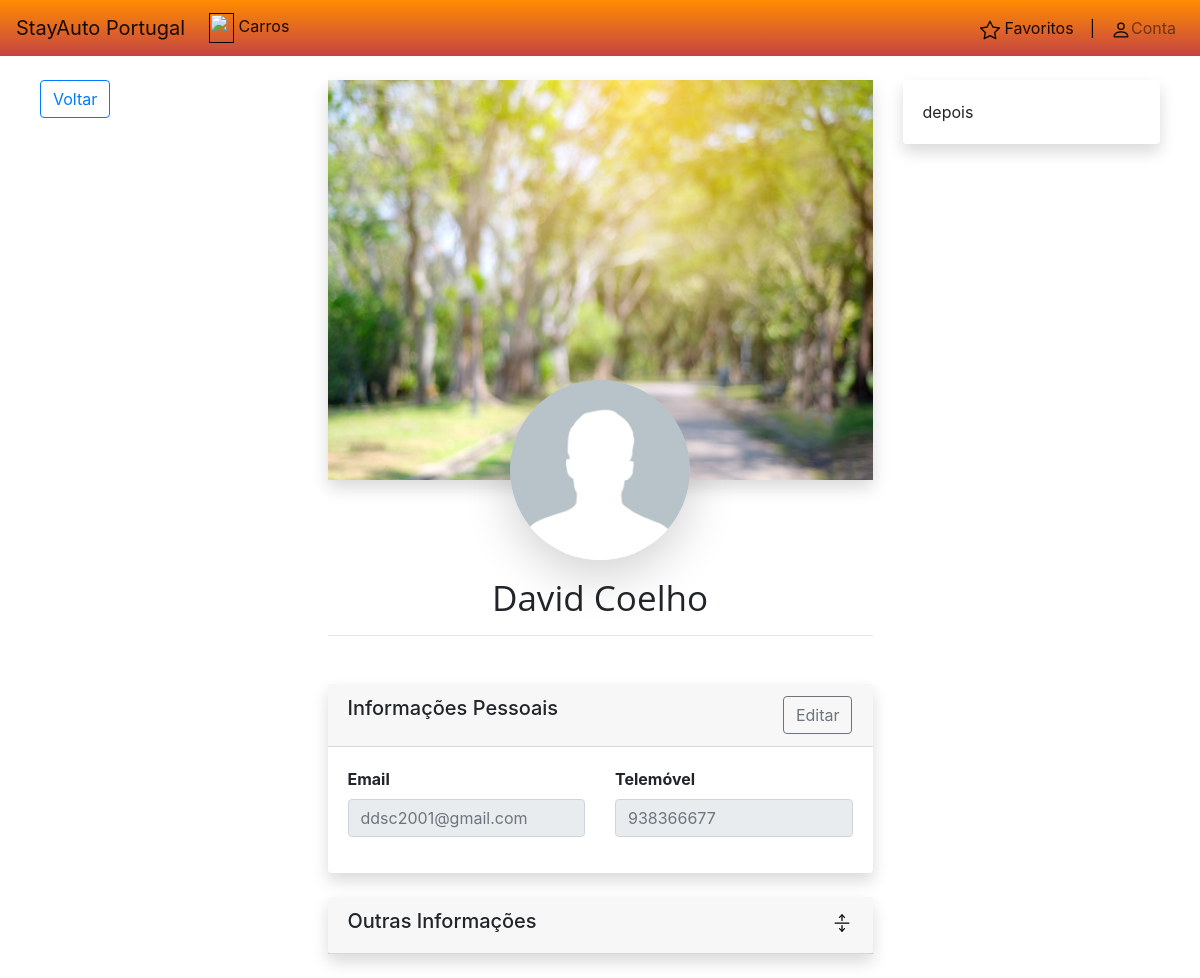
/User/Profile.php?id=1, run on an earlier commit of the app's database.
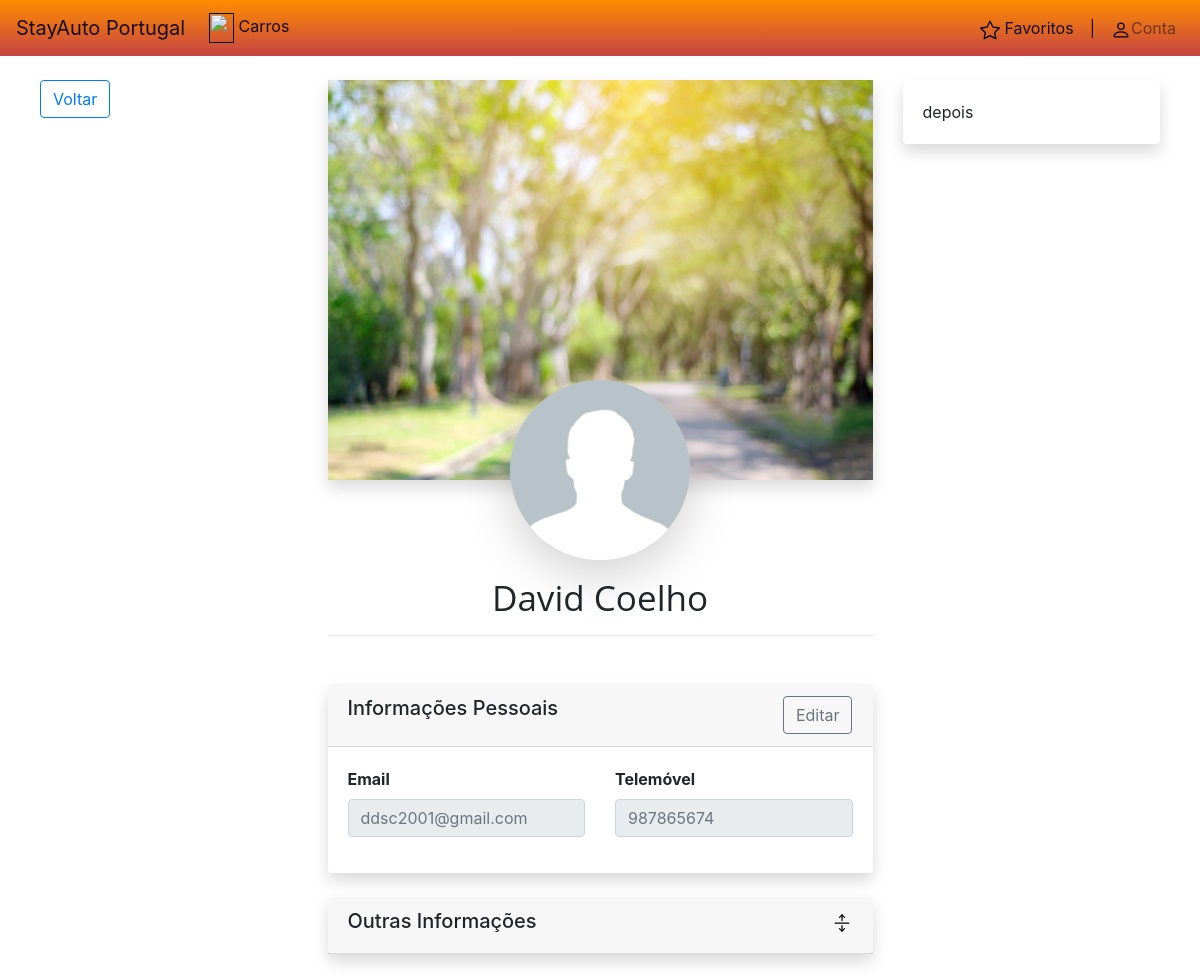
And on a later commit of the database.
### tables this page shows
CREATE TABLE `users` (
  `User_Id` int(11) NOT NULL,
  `Name` varchar(50) NOT NULL,
  `Email` varchar(90) NOT NULL,
  `Phone` varchar(10) NOT NULL,
  `Profile` int(11) NOT NULL,
  `Password` varchar(64) NOT NULL,
  `createdAccount` datetime NOT NULL DEFAULT CURRENT_TIMESTAMP,
  `updateAccount` datetime DEFAULT NULL ON UPDATE CURRENT_TIMESTAMP
);

### assets/user_info.php (called while the page is built, shortened)
<?php
function returnUser($id, $con)
{
    if (isset($id)) {
        $sql = "SELECT * FROM Users WHERE User_Id = '$id'";
        $Result = $con->query($sql);
        if ($Result->num_rows == 1) {
            if ($row = $Result->fetch_array()) {
                return $row;
            }
        } else {
            return null;
        }
    } else {
        return null;
    }
}

### User/Profile.php (the view, shortened to what this page needs)
<?php
include_once("../assets/user_info.php");
include_once("../Public/Config.php");
$row = null;
if ($_SERVER["REQUEST_METHOD"] == "GET") {
    if (isset($_GET['id'])) {
        $id = $_GET['id'];
        $row = returnUser($id, $con);
    } else {
        $id = $_SESSION['Id'];
        $row = returnUser($id, $con);
    }
}
include("../includes/header.php");
include("../includes/menu.php");
?>
    <div class="container-fluid">
        <div class="row">
            <div class="col-md-3">
                <a class="btn btn-outline-primary mt-4" href="<?phP echo ROOT_PATH ?>User_Admin/Index_Users.php" id="BTN_Back" style="display:none;">Voltar</a>
            </div>
            <div class="col-md-6">
                <img class="text-center Img_Banner shadow mt-4" src="../Public/Images/User_Banners/defult_profile_banner.jpg" />
                <div class="div-overlay">
                </div>
                <div class="text-center mb-5">
                    <h1 class="Header"><?php echo $row["Name"] ?></h1>
                    <hr style="width: 100%;" />
                </div>
                <div class="card shadow mb-4">
                    <div class="card-header">
                        <div class="row">
                            <div class="col-md-8 col-sm-7">
                                <h5>Informações Pessoais</h5>
                            </div>
                            <div class="col-md-3 col-sm-3">
                            </div>
                            <div class="col-md-1 col-sm-2">
                                <button class="btn btn-outline-secondary float-right" id="BTN_Edit" onclick="Edit()">Editar</button>
                            </div>
                        </div>
                    </div>
                    <div class="card-body">
                        <div class="row">
                            <div class="col-md col-sm">
                                <div class="form-group">
                                    <label for="email"><strong>Email</strong></label>
                                    <input class="form-control" type="email" placeholder="<?php echo $row["Email"] ?>" name="email" disabled id="IE">
                                </div>
                            </div>
                            <div class="col-md col-sm">
                                <div class="form-group">
                                    <label for="phone"><strong>Telemóvel</strong></label>
                                    <input class="form-control" type="text" placeholder="<?php echo $row["Phone"] ?>" name="phone" disabled id="IP">
                                </div>
                            </div>
                        </div>
                    </div>
                </div>
                <div class="card shadow mb-4">
                    <div class="card-header">
                        <div class="row">
                            <div class="col-md-10 col-sm-10">
                                <h5>Outras Informações</h5>
                            </div>
                            <div class="col-md-2 col-sm-2 text-right">
                                <a type="button" onclick="MoreInfo()"><img src="<?php echo ROOT_PATH ?>Icons/arrows-Expand.svg" style="width: 20px; height: 20px" id="IMG_CBMI"></a>
                            </div>
                        </div>
                    </div>
                </div>
            </div>
            <div class="col-md-3">
                <div class="card shadow mt-4">
                    <div class="card-body">
                        depois
                    </div>
                </div>
            </div>
        </div>
    </div>
    <?php include("../Includes/footer.php")?>

What changed in the data, as far as the page shows it:
changed users "David Coelho": phone "938366677" → "987865674"
